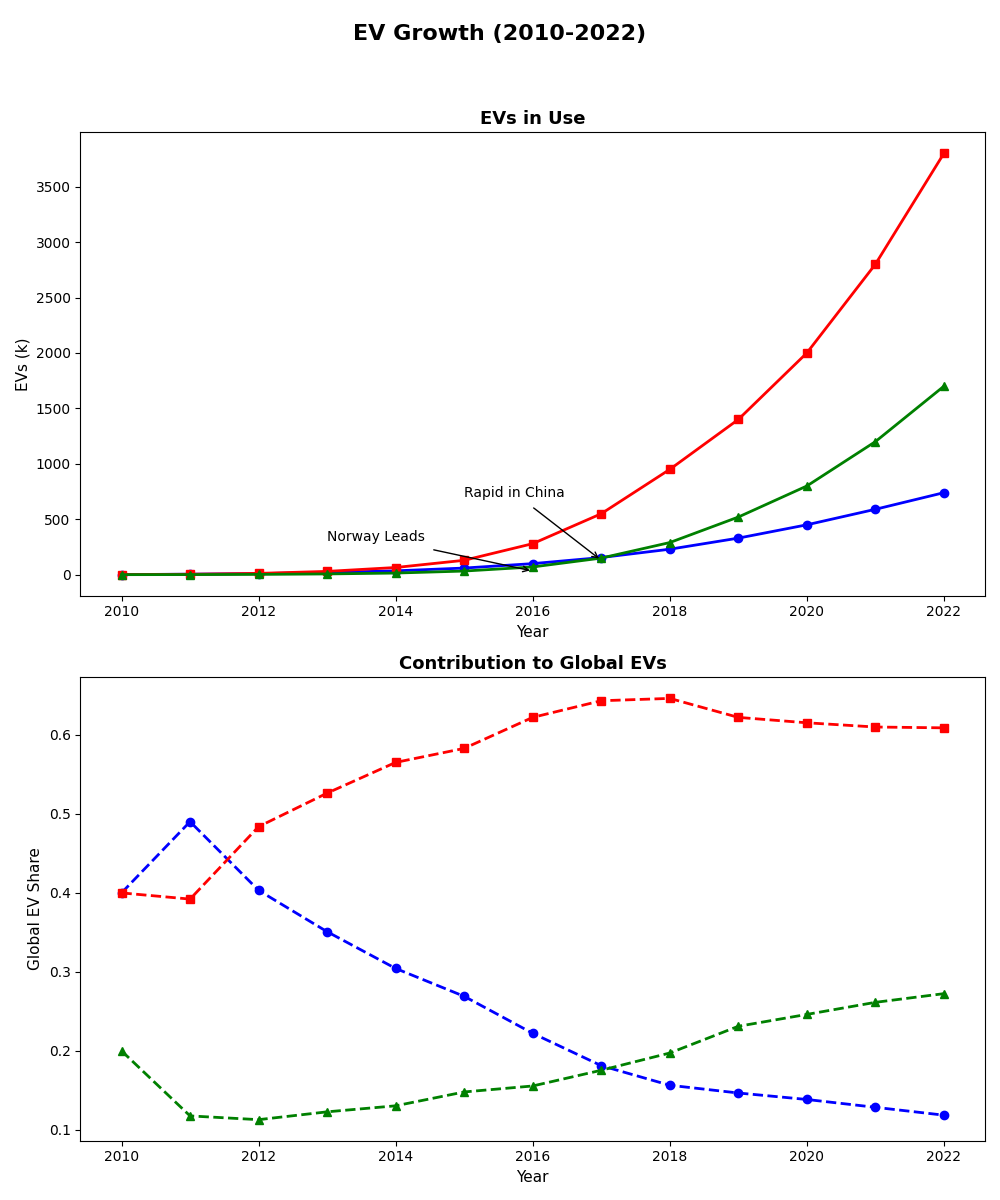

Write the Python code that produced this figure.
import matplotlib.pyplot as plt
import numpy as np

years = np.arange(2010, 2023)

usa_ev_growth = np.array([1, 5, 10, 20, 35, 60, 100, 155, 230, 330, 450, 590, 740])
china_ev_growth = np.array([1, 4, 12, 30, 65, 130, 280, 550, 950, 1400, 2000, 2800, 3800])
norway_ev_growth = np.array([0.5, 1.2, 2.8, 7, 15, 33, 70, 150, 290, 520, 800, 1200, 1700])

fig, axs = plt.subplots(2, 1, figsize=(10,12))
fig.suptitle('EV Growth (2010-2022)', fontsize=16, fontweight='bold')

# First subplot: Line Chart for EV growth
axs[0].plot(years, usa_ev_growth, color='blue', linestyle='-', marker='o', linewidth=2)
axs[0].plot(years, china_ev_growth, color='red', linestyle='-', marker='s', linewidth=2)
axs[0].plot(years, norway_ev_growth, color='green', linestyle='-', marker='^', linewidth=2)

axs[0].set_title('EVs in Use', fontsize=13, fontweight='bold')
axs[0].set_xlabel('Year', fontsize=11)
axs[0].set_ylabel('EVs (k)', fontsize=11)

axs[0].annotate('Rapid in China', xy=(2017, 130), xytext=(2015, 700),
                arrowprops=dict(facecolor='black', arrowstyle='->'), fontsize=10, backgroundcolor='w')
axs[0].annotate('Norway Leads', xy=(2016, 33), xytext=(2013, 300),
                arrowprops=dict(facecolor='black', arrowstyle='->'), fontsize=10, backgroundcolor='w')

# Second subplot: Stacked Line Chart for relative contributions
usa_contribution = usa_ev_growth / (usa_ev_growth + china_ev_growth + norway_ev_growth)
china_contribution = china_ev_growth / (usa_ev_growth + china_ev_growth + norway_ev_growth)
norway_contribution = norway_ev_growth / (usa_ev_growth + china_ev_growth + norway_ev_growth)

axs[1].plot(years, usa_contribution, color='blue', linestyle='--', marker='o', linewidth=2)
axs[1].plot(years, china_contribution, color='red', linestyle='--', marker='s', linewidth=2)
axs[1].plot(years, norway_contribution, color='green', linestyle='--', marker='^', linewidth=2)

axs[1].set_title('Contribution to Global EVs', fontsize=13, fontweight='bold')
axs[1].set_xlabel('Year', fontsize=11)
axs[1].set_ylabel('Global EV Share', fontsize=11)

fig.tight_layout(rect=[0, 0, 1, 0.95])

plt.show()
